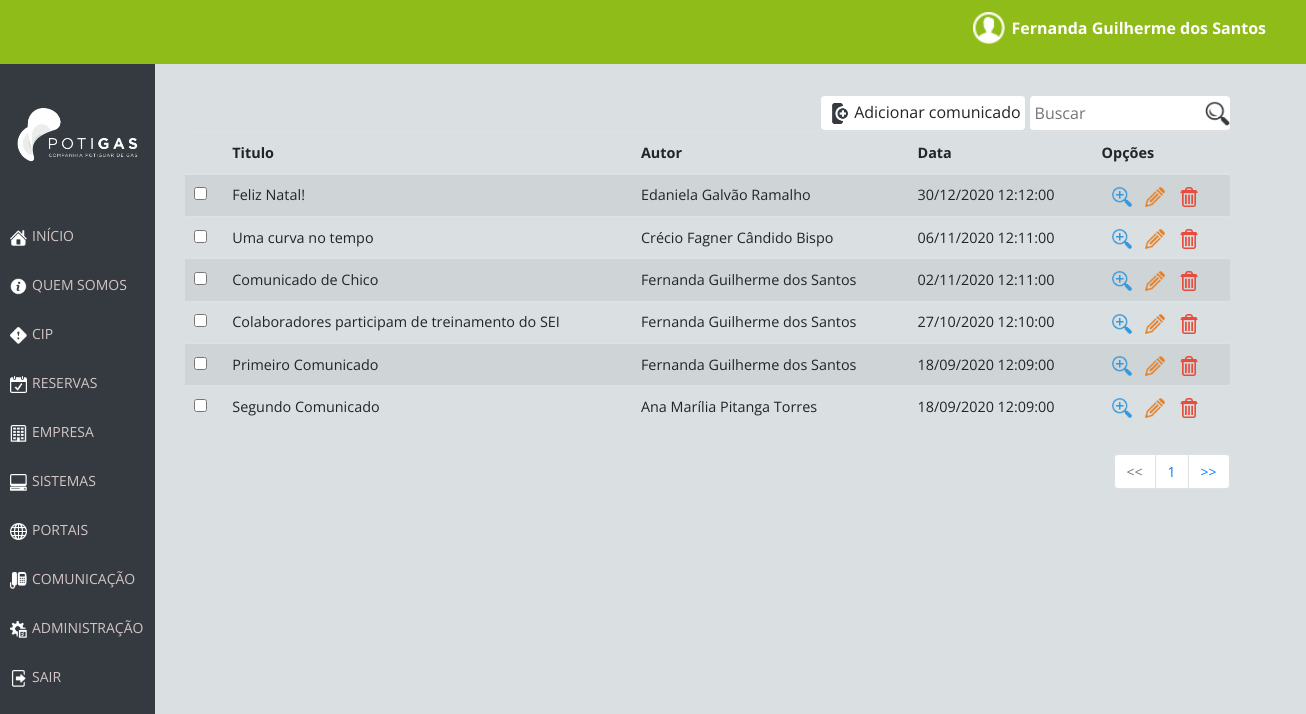
The page /views/acesso_administrativo/comunicados.php (signed in) on the database its author committed.
### tables this page shows
CREATE TABLE `publicacao` (
  `cod_publicacao` int(11) NOT NULL AUTO_INCREMENT,
  `titulo` varchar(100) NOT NULL,
  `texto` text NOT NULL,
  `data_publicacao` datetime NOT NULL,
  `comentario` varchar(255) DEFAULT NULL,
  `responsavel` int(11) NOT NULL,
  `autor` int(11) NOT NULL,
  `status` int(11) NOT NULL,
  PRIMARY KEY (`cod_publicacao`),
  KEY `responsavel` (`responsavel`),
  KEY `autor` (`autor`),
  CONSTRAINT `publicacao_ibfk_1` FOREIGN KEY (`responsavel`) REFERENCES `funcionario` (`cod_funcionario`),
  CONSTRAINT `publicacao_ibfk_2` FOREIGN KEY (`autor`) REFERENCES `funcionario` (`cod_funcionario`)
);

CREATE TABLE `funcionario` (
  `cod_funcionario` int(11) NOT NULL AUTO_INCREMENT,
  `nome` varchar(200) NOT NULL,
  `telefone` varchar(15) DEFAULT NULL,
  `email` varchar(100) DEFAULT NULL,
  `data_nascimento` date DEFAULT NULL,
  `ramal` varchar(10) DEFAULT NULL,
  `senha` varchar(150) NOT NULL,
  `login` varchar(200) NOT NULL,
  `permissao` varchar(20) NOT NULL,
  `cargo` int(11) DEFAULT NULL,
  `setor` int(11) DEFAULT NULL,
  `foto` int(11) DEFAULT NULL,
  PRIMARY KEY (`cod_funcionario`),
  KEY `cargo` (`cargo`),
  KEY `setor` (`setor`),
  CONSTRAINT `funcionario_ibfk_1` FOREIGN KEY (`cargo`) REFERENCES `cargo` (`cod_cargo`),
  CONSTRAINT `funcionario_ibfk_2` FOREIGN KEY (`setor`) REFERENCES `setor` (`cod_setor`)
);

### src/controle/preenchimentos/comunicados.php (called while the page is built, shortened)
<?php
$query_comunicado = "SELECT cod_publicacao FROM publicacao;";
$result_comunicado = mysqli_query($poti_con, $query_comunicado) or die(mysqli_error($poti_con));
$total_de_comunicados = mysqli_num_rows($result_comunicado);
    $limite_dados = 10;
    $pagina = 0;
    $pagina_atual = intval($pagina);
    $pagina_atual = $pagina_atual > 0 ? $pagina_atual - 1 : 0;
    $lista_inicio = $limite_dados * $pagina_atual;
    $query_table = "SELECT publicacao.titulo, publicacao.texto, publicacao.cod_publicacao, publicacao.data_publicacao, publicacao.autor, funcionario.nome as autor FROM publicacao INNER JOIN Funcionario ON publicacao.autor = funcionario.cod_funcionario ORDER BY publicacao.data_publicacao DESC LIMIT $lista_inicio, $limite_dados;";
    $result_table = mysqli_query($poti_con, $query_table) or die(mysqli_error($poti_con));
    $numero_de_paginas = ceil($total_de_comunicados/$limite_dados);
?>

### src/views/acesso_administrativo/comunicados.php (the view, shortened to what this page needs)
<!DOCTYPE html>
<html lang="pt-br">
<head>
    <link rel="stylesheet" href="https://maxcdn.bootstrapcdn.com/bootstrap/4.0.0/css/bootstrap.min.css">
    <link rel="stylesheet" href="../../css/nav.css">
    <link rel="stylesheet" href="../../css/menu.css">
    <link rel="stylesheet" href="../../css/comunicados.css">
</head>
<body>
    <?php
        require_once('../../controle/conexao.php');
        include('../../includes/nav.php');
        include('menu.php');
        include('../../controle/preenchimentos/comunicados.php');
    ?>
    <div class="container">
        <div class="box_table" id="box_table">
            <form method="POST" id="form-pesquisa" action="">
                <input type="search" class="busca" id="busca" name="busca" alt="table table-striped" placeholder="Buscar">
            </form>
            <div class="add_user" onclick="window.location='cadastro_publicacao.php';">
                <img src="../../img/add-comunicado.png" class="iconAddUser" alt="Ilustração para adição de novo usuário">
                <p>Adicionar comunicado</p>
            </div>
            <table class="table table-striped" id="table table-striped">
                <thead>
                    <tr>
                    <th scope="col"></th>
                    <th scope="col">Titulo</th>
                    <th scope="col">Autor</th>
                    <th scope="col">Data</th>
                    <th scope="col">Opções</th>
                    </tr>
                </thead>
                <tbody class="resultado">
                    <?php
                        while ($array_comunicados = mysqli_fetch_assoc($result_table)) {
                            echo "<tr>
                                    <th><input type='checkbox' id='vehicle3' name='vehicle3' value=".$array_comunicados['cod_publicacao']."></th>
                                    <td>". $array_comunicados['titulo']."</td>
                                    <td>". utf8_encode ($array_comunicados['autor']) ."</td>
                                    <td>". date('d/m/Y h:m:s', strtotime($array_comunicados['data_publicacao']))."</td>
                                    <td>
                                        <form method='POST' action=''>
                                            <input type='hidden' name='cod_publicacao' value=".$array_comunicados['cod_publicacao'].">
                                            <img class='icons_opcoes detalhes' data-comunicado=".$array_comunicados['cod_publicacao']." src='../../img/icons8-mais-zoom-52.png' alt='Ilustração para opção de ver mais detalhes'  data-toggle='modal' data-target='#exampleModalCenter'>
                                        </form>
                                        <img class='icons_opcoes' src='../../img/icons8-editar-52.png' alt='Ilustração para opção de editar'> <img class='icons_opcoes' src='../../img/icons8-excluir-52.png' alt='Ilustração para opção de apagar'></td>
                                </tr>
                                ";
                        }
                    ?>
                </tbody>
            </table>
            <nav aria-label="Navegação de página exemplo">
                <ul class="pagination justify-content-end">
                    <li class="page-item <?php echo $pagina_atual == 0 ? 'disabled': ''?>">
                        <a class="page-link" href="comunicados.php" tabindex="-1"><<</a>
                    </li>
                    <?php
                        for($i=0;$i<$numero_de_paginas;$i++){
                            $estilo = "class=\"active\"";
                    ?>
                    <li <?php echo $estilo; ?>><a class="page-link" href="comunicados.php?pagina=<?php echo ($i+1); ?>"><?php echo $i+1; ?></a></li>
                    <li class="page-item">
                        <?php } ?>
                    <a class="page-link" href="comunicados.php?pagina=<?php echo $numero_de_paginas; ?>">>></a>
                    </li>
                </ul>
            </nav>
        </div>
    </div>
</body>
</html>

### src/css/nav.css (style rules this page uses)
* { margin:0px; font-family: 'Open Sans', sans-serif; }
body { background-color: #dadfe2; overflow-x: hidden; margin-bottom: 5vh; }

### src/css/menu.css (style rules this page uses)
a { color: rgba(255, 255, 255, 0.6); text-decoration: none; }
ul { list-style-type: none; margin: 0; padding: 0; position: relative; }
li { margin-top: 10px; padding: 0; }
li a { font-size: 14px !important; color: #D4C6C6; width: auto; }

### src/css/comunicados.css (style rules this page uses)
* { margin:0px; font-family: 'Open Sans', sans-serif; }
.container { display: grid; grid-template-columns: 80vw; grid-template-rows: 2vh 27vh; background-color: #dadfe2; grid-gap: 5em; margin-left: 13%; }
.box_table { grid-row-start: 2; grid-row-end: 2; grid-column-start: 1 ; grid-column-end: 1; display: inline-block; }
.icons_opcoes { height: 20px; width: auto; margin-left: 10px; cursor: pointer; }
.table td, .table th { padding: 0.60rem; font-size: 0.9em; }
.iconAddUser { height: 25px; width: auto; display: inline-block; }
.add_user { background-color: #FFF; border-radius: 4px; display: inline-block; padding: 4px; float: right; cursor: pointer; }
.add_user p { display: inline-block; margin-bottom: 0px; }
.busca { background: url(../img/lupa.jpg) no-repeat center right; padding: 5px; margin-left: 5px; background-size: 25px; border: none; border-radius: 4px; float: right; width: 200px; border-bottom: solid 1px #ddd; outline: none; background-color: #fff; }
td form { display: inline-block; }

### rows shown on the page
publicacao: titulo "Feliz Natal!", autor.nome "Edaniela Galvão Ramalho", data_publicacao "30/12/2020 12:12:00"
publicacao: titulo "Uma curva no tempo", autor.nome "Crécio Fagner Cândido Bispo", data_publicacao "06/11/2020 12:11:00"
publicacao: titulo "Comunicado de Chico", responsavel.nome "Fernanda Guilherme dos Santos", data_publicacao "02/11/2020 12:11:00"
publicacao: titulo "Colaboradores participam de treinamento do SEI", autor.nome "Fernanda Guilherme dos Santos", data_publicacao "27/10/2020 12:10:00"
publicacao: titulo "Primeiro Comunicado", responsavel.nome "Fernanda Guilherme dos Santos", data_publicacao "18/09/2020 12:09:00"
publicacao: titulo "Segundo Comunicado", autor.nome "Ana Marília Pitanga Torres", data_publicacao "18/09/2020 12:09:00"

### other values the page prints
$nome "Fernanda Guilherme dos Santos"
